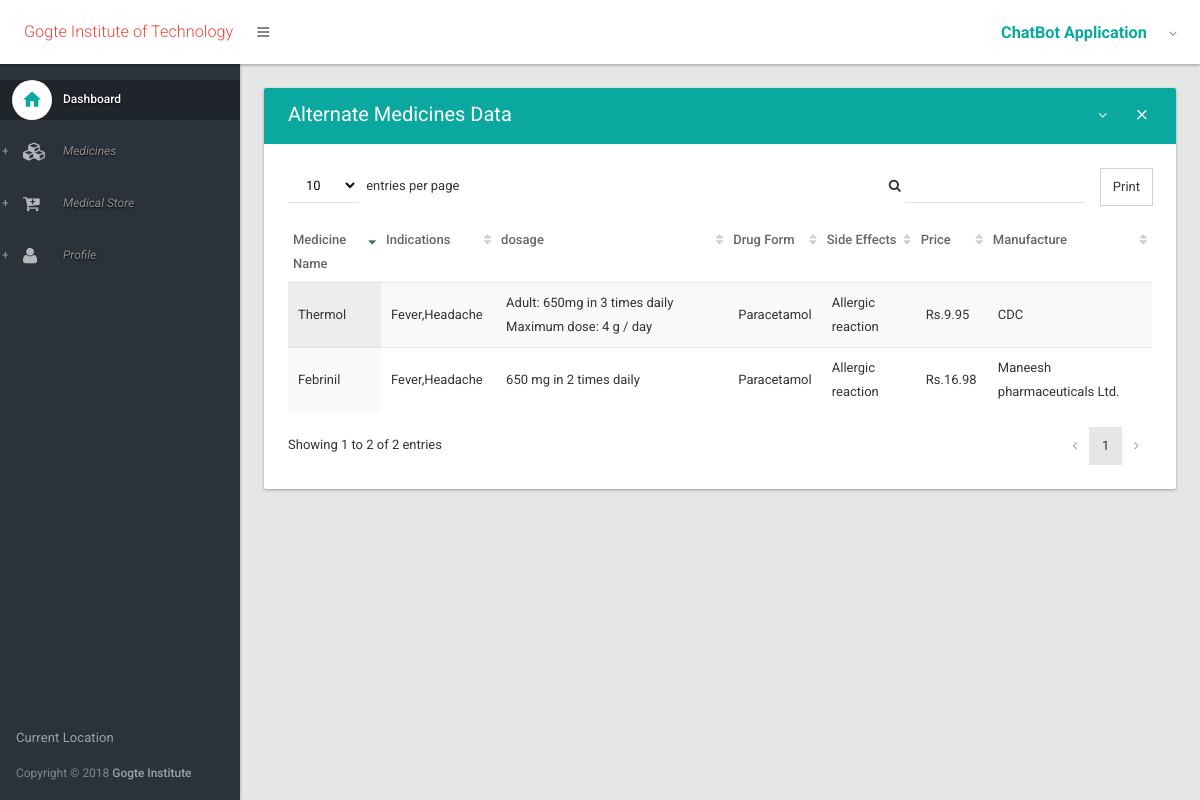
Page /order/alternativeMedicine/me/ (signed in) on the committed database.
### orders/models.py (models this page shows)
class Medicines (models.Model):
    name = models.CharField(max_length=200)
    indication = models.CharField(max_length=200)
    dosage = models.CharField(max_length=200)
    drug_form = models.CharField(max_length=200)
    side_effects = models.CharField(max_length=200)
    price = models.CharField(max_length=50)
    manufacture = models.CharField(max_length=200)
    alternative_medicines = models.CharField(max_length=500)

### orders/views.py (the view)
# urls.py: url(r'^order/alternativeMedicine/(?P<medicine_name>\w+)/$', my_order.show, name='alternativeMedicine'),
@login_required
def show(request, medicine_name):
    MedicinesModel = Medicines.objects.filter(name=medicine_name)
    alternativeTemp=[i.alternative_medicines for i in  MedicinesModel]
    for altMedArr in alternativeTemp:
        medicineAlternative = altMedArr.split(",")
    fullMedicinesModel = Medicines.objects.all()
    return render(request, 'show.html', {'medicineAlternative': medicineAlternative, 'medicines': fullMedicinesModel})

### orders/templates/show.html (shortened to what this page needs)
{% extends 'layout.html' %}
{% block body %}
                <section>
                    <div class="section-body">
                        <div class="row">
                            <div class="col-lg-12">
                                <div class="card">
                                    <div class="card-head style-primary">
                                        <header>Alternate Medicines Data</header>
                                        <div class="tools">
                                            <a class="btn btn-icon-toggle btn-collapse"><i class="fa fa-angle-down"></i></a>
                                            <a class="btn btn-icon-toggle btn-close"><i class="md md-close"></i></a>
                                        </div>
                                    </div>
                                    <div class="card-body">
                                        <div class="table-responsive">
                                            <table id="datatable2" class="table table-striped table-condensed order-column hover" width="100%">
                                                <thead>
                                                    <tr>
                                                        <th>Medicine Name</th>
                                                        <th>Indications</th>
                                                        <th>dosage</th>
                                                        <th>Drug Form</th>
                                                        <th>Side Effects</th>
                                                        <th>Price</th>
                                                        <th>Manufacture</th>
                                                    </tr>
                                                </thead>
                                                <tbody>
                                                    {% for altMed in medicineAlternative %}
                                                    {% for medicine in medicines %}
                                                    {% if medicine.name == altMed %}
                                                        <tr >
                                                            <td>{{ medicine.name }}</td>
                                                            <td>{{ medicine.indication }}</td>
                                                            <td>{{ medicine.dosage }}</td>
                                                            <td>{{ medicine.drug_form }}</td>
                                                            <td>{{ medicine.side_effects }}</td>
                                                            <td>{{ medicine.price }}</td>
                                                            <td>{{ medicine.manufacture }}</td>
                                                        </tr>
                                                    {% endif %}
                                                    {% endfor %}
                                                    {% endfor %}
                                                </tbody>
                                            </table>
                                        </div>
                                    </div>
                                </div>
                            </div>
                        </div>
                    </div>
                </section>
{% endblock %}

### rows in the picture
Medicines: name "Thermol", indication "Fever,Headache", dosage "Adult: 650mg in 3 times daily Maximum dose: 4 g / day", drug_form "Paracetamol", side_effects "Allergic reaction", price "Rs.9.95", manufacture "CDC"
Medicines: name "Febrinil", indication "Fever,Headache", dosage "650 mg in 2 times daily", drug_form "Paracetamol", side_effects "Allergic reaction", price "Rs.16.98", manufacture "Maneesh pharmaceuticals Ltd."
